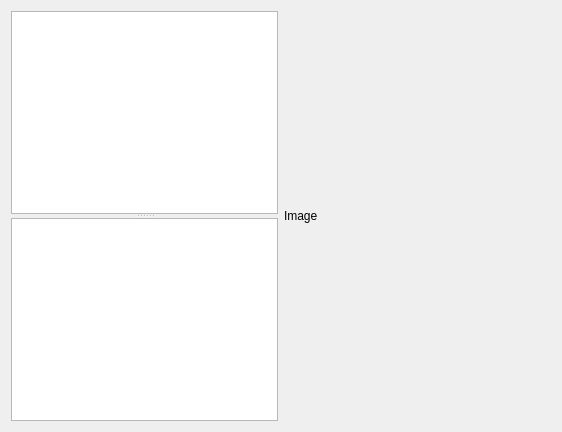
<?xml version="1.0" encoding="UTF-8"?>
<ui version="4.0">
 <class>MainWindow</class>
 <widget class="QMainWindow" name="MainWindow">
  <property name="windowModality">
   <enum>Qt::NonModal</enum>
  </property>
  <property name="geometry">
   <rect>
    <x>0</x>
    <y>0</y>
    <width>562</width>
    <height>432</height>
   </rect>
  </property>
  <property name="sizePolicy">
   <sizepolicy hsizetype="Expanding" vsizetype="Expanding">
    <horstretch>0</horstretch>
    <verstretch>0</verstretch>
   </sizepolicy>
  </property>
  <property name="maximumSize">
   <size>
    <width>16777215</width>
    <height>16777215</height>
   </size>
  </property>
  <property name="windowTitle">
   <string>MainWindow</string>
  </property>
  <property name="autoFillBackground">
   <bool>true</bool>
  </property>
  <widget class="QWidget" name="centralWidget">
   <layout class="QGridLayout" name="gridLayout_2">
    <item row="0" column="0">
     <layout class="QGridLayout" name="gridLayout">
      <item row="0" column="0">
       <widget class="QSplitter" name="splitter">
        <property name="orientation">
         <enum>Qt::Vertical</enum>
        </property>
        <widget class="QTreeView" name="treeView">
         <property name="maximumSize">
          <size>
           <width>16777215</width>
           <height>16777215</height>
          </size>
         </property>
         <property name="rootIsDecorated">
          <bool>false</bool>
         </property>
        </widget>
        <widget class="QTextBrowser" name="textBrowser"/>
       </widget>
      </item>
      <item row="0" column="1">
       <widget class="QLabel" name="img_disp">
        <property name="text">
         <string>Image</string>
        </property>
       </widget>
      </item>
     </layout>
    </item>
   </layout>
   <zorder>treeView</zorder>
  </widget>
 </widget>
 <layoutdefault spacing="6" margin="11"/>
 <tabstops>
  <tabstop>textBrowser</tabstop>
  <tabstop>treeView</tabstop>
 </tabstops>
 <resources/>
 <connections/>
</ui>
